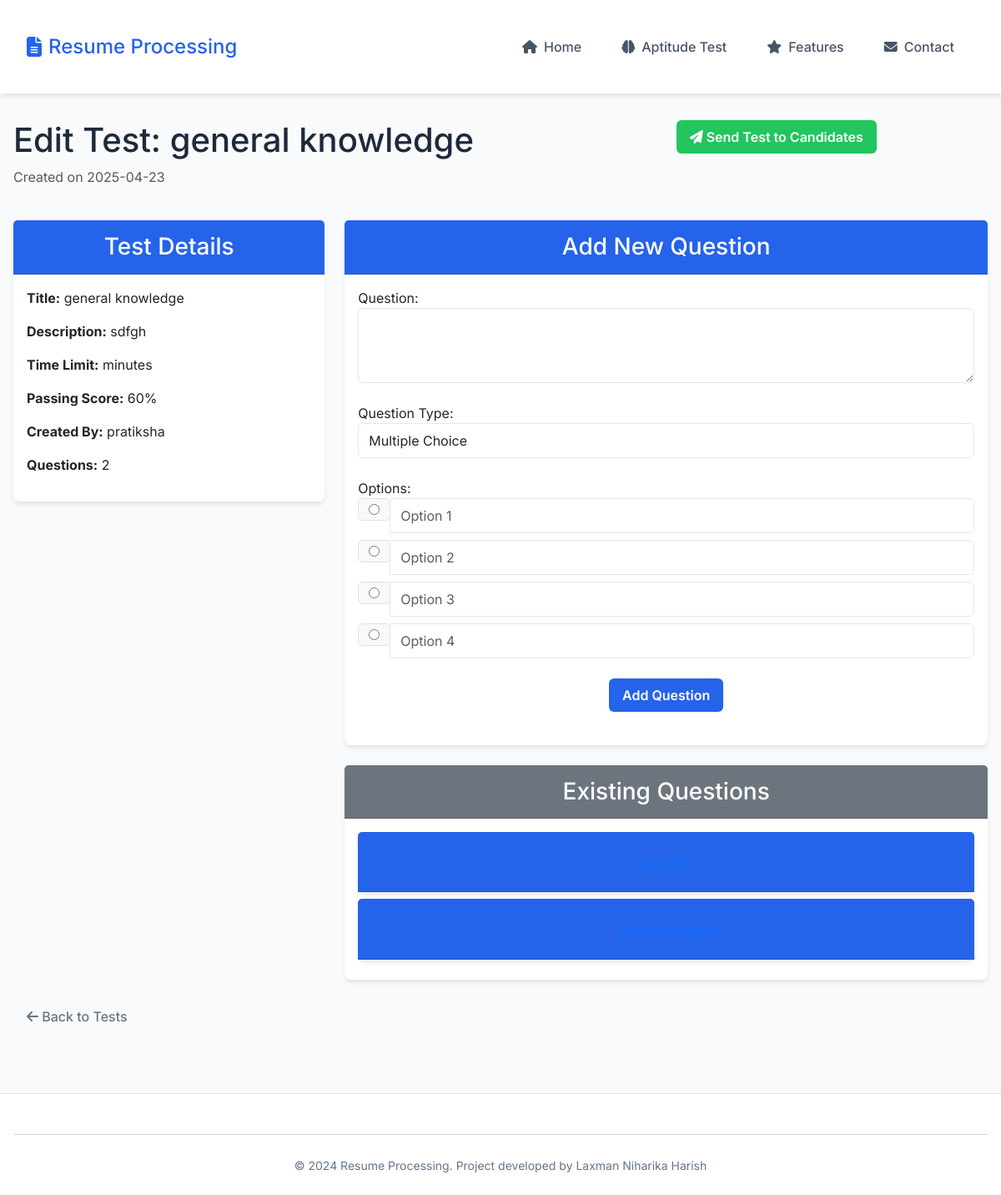
The page /aptitude/edit_test/3 on the database its author committed.
### models.py (models this page shows)
class AptitudeTest(db.Model):
    id = db.Column(db.Integer, primary_key=True)
    title = db.Column(db.String(100), nullable=False)
    description = db.Column(db.Text)
    time_limit = db.Column(db.Integer, nullable=False)  # in minutes
    passing_score = db.Column(db.Integer, nullable=False)  # percentage
    created_by = db.Column(db.String(100))
    created_at = db.Column(db.DateTime, default=datetime.utcnow)
    questions = db.relationship('Question', backref='test', lazy=True)
    test_links = db.relationship('TestLink', backref='test', lazy=True)
    test_attempts = db.relationship('TestAttempt', backref='test', lazy=True)

### aptitude/app.py (the view)
@aptitude_bp.route('/edit_test/<int:test_id>', methods=['GET', 'POST'])
def edit_test(test_id):
    test = AptitudeTest.query.get_or_404(test_id)
    questions = Question.query.filter_by(test_id=test_id).all()
    return render_template('aptitude/edit_test.html', test=test, questions=questions)

### aptitude/templates/aptitude/edit_test.html (shortened to what this page needs)
{% extends "base.html" %}
{% block content %}
<div class="container mt-5">
    <div class="row mb-4">
        <div class="col-md-8">
            <h1>Edit Test: {{ test.title }}</h1>
            <p class="text-muted">Created on {{ test.created_at.strftime('%Y-%m-%d') }}</p>
        </div>
        <div class="col-md-4 text-right">
            <a href="{{ url_for('aptitude.send_test', test_id=test.id) }}" class="btn btn-success">
                <i class="fas fa-paper-plane"></i> Send Test to Candidates
            </a>
        </div>
    </div>
    <div class="row">
        <div class="col-md-4">
            <div class="card mb-4">
                <div class="card-header bg-primary text-white">
                    <h3 class="mb-0">Test Details</h3>
                </div>
                <div class="card-body">
                    <p><strong>Title:</strong> {{ test.title }}</p>
                    <p><strong>Description:</strong> {{ test.description }}</p>
                    <p><strong>Time Limit:</strong> {{ test.time_limit_minutes }} minutes</p>
                    <p><strong>Passing Score:</strong> {{ test.passing_score }}%</p>
                    <p><strong>Created By:</strong> {{ test.created_by }}</p>
                    <p><strong>Questions:</strong> {{ questions|length }}</p>
                </div>
            </div>
        </div>
        <div class="col-md-8">
            <div class="card">
                <div class="card-header bg-primary text-white">
                    <h3 class="mb-0">Add New Question</h3>
                </div>
                <div class="card-body">
                    <form method="POST" action="{{ url_for('aptitude.add_question', test_id=test.id) }}" id="question-form">
                        <div class="form-group">
                            <label for="question_text">Question:</label>
                            <textarea class="form-control" id="question_text" name="question_text" rows="3" required></textarea>
                        </div>
                        <div class="form-group">
                            <label for="question_type">Question Type:</label>
                            <select class="form-control" id="question_type" name="question_type">
                                <option value="multiple_choice">Multiple Choice</option>
                            </select>
                        </div>
                        <div id="options-container">
                            <label>Options:</label>
                            <div class="option-group mb-2">
                                <div class="input-group">
                                    <div class="input-group-prepend">
                                        <div class="input-group-text">
                                            <input type="radio" name="correct_option" value="0" required>
                                        </div>
                                    </div>
                                    <input type="text" class="form-control" name="option_text[]" placeholder="Option 1" required>
                                </div>
                            </div>
                            <div class="option-group mb-2">
                                <div class="input-group">
                                    <div class="input-group-prepend">
                                        <div class="input-group-text">
                                            <input type="radio" name="correct_option" value="1">
                                        </div>
                                    </div>
                                    <input type="text" class="form-control" name="option_text[]" placeholder="Option 2" required>
                                </div>
                            </div>
                            <div class="option-group mb-2">
                                <div class="input-group">
                                    <div class="input-group-prepend">
                                        <div class="input-group-text">
                                            <input type="radio" name="correct_option" value="2">
                                        </div>
                                    </div>
                                    <input type="text" class="form-control" name="option_text[]" placeholder="Option 3">
                                </div>
                            </div>
                            <div class="option-group mb-2">
                                <div class="input-group">
                                    <div class="input-group-prepend">
                                        <div class="input-group-text">
                                            <input type="radio" name="correct_option" value="3">
                                        </div>
                                    </div>
                                    <input type="text" class="form-control" name="option_text[]" placeholder="Option 4">
                                </div>
                            </div>
                        </div>
                        <div class="form-group text-center mt-4">
                            <button type="submit" class="btn btn-primary">Add Question</button>
                        </div>
                    </form>
                </div>
            </div>
            <div class="card mt-4">
                <div class="card-header bg-secondary text-white">
                    <h3 class="mb-0">Existing Questions</h3>
                </div>
                <div class="card-body">
                    {% if questions %}
                    <div class="accordion" id="questionsAccordion">
                        {% for question in questions %}
                        <div class="card mb-2">
                            <div class="card-header" id="heading{{ question.id }}">
                                <h2 class="mb-0">
                                    <button class="btn btn-link btn-block text-left" type="button" data-toggle="collapse" data-target="#collapse{{ question.id }}" aria-expanded="false" aria-controls="collapse{{ question.id }}">
                                    </button>
                                </h2>
                            </div>
                        </div>
                        {% endfor %}
                    </div>
                    {% else %}
                    <div class="alert alert-info">
                        <p>No questions have been added to this test yet. Add your first question using the form above.</p>
                    </div>
                    {% endif %}
                </div>
            </div>
        </div>
    </div>
    <div class="mt-4">
        <a href="{{ url_for('aptitude.aptitude_home') }}" class="btn btn-outline-secondary">
            <i class="fas fa-arrow-left"></i> Back to Tests
        </a>
    </div>
</div>
{% endblock %}

### static/main.css (style rules this page uses)
:root { --primary-color: #2563eb; --primary-dark: #1d4ed8; --secondary-color: #64748b; --accent-color: #3b82f6; --background-light: #f8fafc; --background-white: #ffffff; --text-primary: #1e293b; --text-secondary: #475569; --text-light: #94a3b8; --border-color: #e2e8f0; --success-color: #22c55e; --error-color: #ef4444; --warning-color: #f59e0b; --gradient-primary: linear-gradient(135deg, #16b4a7, #1aad89); --gradient-blue: linear-gradient(135deg, #007bff, #0056b3); --font-primary: 'Inter', -apple-system, BlinkMacSystemFont, 'Segoe UI', Roboto, sans-serif; --font-size-xs: 0.75rem; --font-size-sm: 0.875rem; --font-size-base: 1rem; --font-size-lg: 1.125rem; --font-size-xl: 1.25rem; --font-size-2xl: 1.5rem; --font-size-3xl: 1.875rem; --spacing-1: 0.25rem; --spacing-2: 0.5rem; --spacing-3: 0.75rem; --spacing-4: 1rem; --spacing-6: 1.5rem; --spacing-8: 2rem; --spacing-12: 3rem; --shadow-sm: 0 1px 2px 0 rgb(0 0 0 / 0.05); --shadow-md: 0 4px 6px -1px rgb(0 0 0 / 0.1); --shadow-lg: 0 10px 15px -3px rgb(0 0 0 / 0.1); --radius-sm: 0.25rem; --radius-md: 0.375rem; --radius-lg: 0.5rem; --radius-full: 9999px; }
* { margin: 0; padding: 0; box-sizing: border-box; }
html, body { height: 100%; margin: 0; display: flex; flex-direction: column; }
body { font-family: var(--font-primary); color: var(--text-primary); line-height: 1.5; background-color: var(--background-light); flex-grow: 1; min-height: 100vh; position: relative; padding-top: 72px; padding-bottom: 100px; }
body::before { content: ""; position: fixed; top: 0; left: 0; width: 100%; height: 100%; background: url('https://files.123freevectors.com/wp-content/original/202451-pastel-blue-plain-background-vector-eps.jpg') no-repeat center center/cover; filter: blur(8px); z-index: -1; }
.container { flex: 1; padding: var(--spacing-6) var(--spacing-4); max-width: 1200px; margin: 0 auto; }
.card { background: var(--background-white); border-radius: var(--radius-lg); box-shadow: var(--shadow-md); border: 1px solid var(--border-color); transition: transform 0.2s ease, box-shadow 0.2s ease; border: none; }
.card-header { background-color: var(--primary-color); color: white; border-radius: var(--radius-lg) var(--radius-lg) 0 0; padding: 15px 20px; text-align: center; }
.btn { padding: var(--spacing-2) var(--spacing-4); border-radius: var(--radius-md); font-weight: 500; transition: all 0.2s ease; border: none; cursor: pointer; }
.btn-primary { background-color: var(--primary-color); border-color: var(--primary-color); color: white; font-weight: 600; }
.btn-success { background: var(--success-color); border: none; font-weight: 600; }
.form-control { border-radius: var(--radius-md); border: 1px solid var(--border-color); padding: var(--spacing-2) var(--spacing-3); transition: border-color 0.2s ease, box-shadow 0.2s ease; }
.form-group { margin-bottom: 1.5rem; }
.bg-primary { background-color: var(--primary-color) !important; }

### rows shown on the page
AptitudeTest: title "general knowledge", created_at "2025-04-23", description "sdfgh", passing_score "60", created_by "pratiksha"

### other values the page prints
{{ questions|length }} "2"
